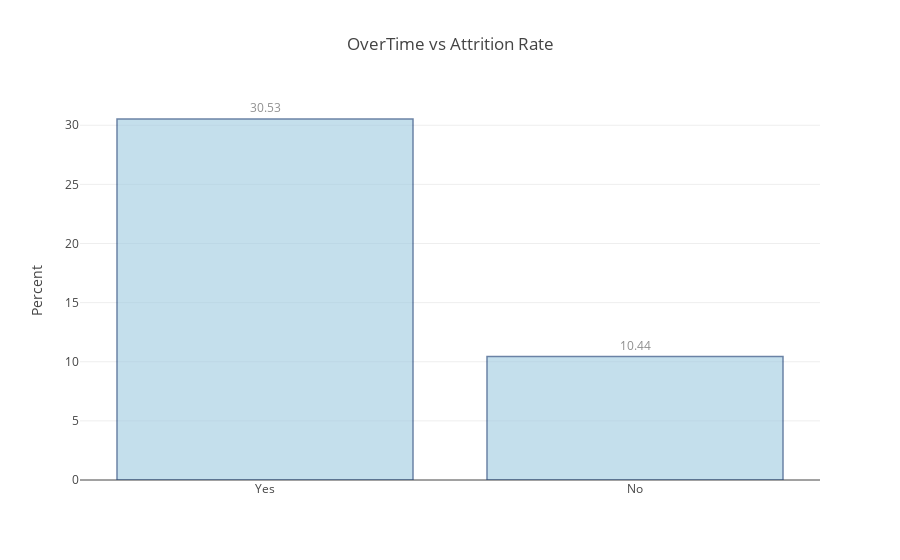

Notebook code for this chart:
### Markdown cell above
### 3.2.4 What percent of employees who left worked overtime?

### Code cell
# Plotly object: Attrition Count by Amount of Travel
p = [go.Bar(x = output_yes.OverTime, 
            y = output_yes.pct,
            text=output_yes.pct.round(decimals=2),
            textposition = 'outside',
            orientation = 'v',
            opacity=0.6, 
            marker=dict(
                color='rgb(158,202,225)',
                line=dict(
                    color='rgb(8,48,107)',
                    width=1.5)))]

# Pieces of Flair
layout = go.Layout(title='OverTime vs Attrition Rate',
                   yaxis=dict(title="Percent"))
fig = go.Figure(data=p, layout=layout)

# Plot it
py.offline.iplot(fig)

### Figure 1 — Plotly figure (JSON) as saved in the notebook; plotly's stock layout.template omitted (floating-point values rounded to 4 significant figures)
{"data": [{"marker": {"color": "rgb(158,202,225)", "line": {"color": "rgb(8,48,107)", "width": 1.5}}, "opacity": 0.6, "orientation": "v", "text": [30.53, 10.44], "textposition": "outside", "type": "bar", "uid": "7669456e-1488-46fd-9fce-48eb6ad11477", "x": ["Yes", "No"], "y": [30.53, 10.44]}], "layout": {"title": {"text": "OverTime vs Attrition Rate"}, "yaxis": {"title": {"text": "Percent"}}}}
